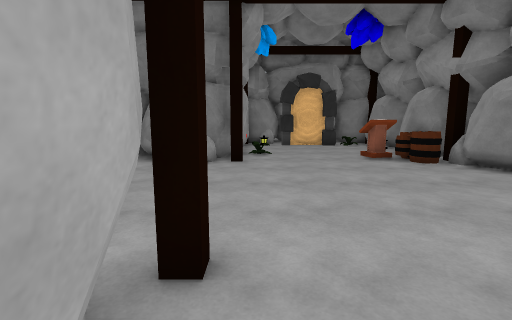
[1] (above)

13 first-person views from a walk through a scene from a Unity 3-D project. The camera is 1.4 m above the floor, tilts 8° down and sees 85° across. The floor is counted in squares, 1 m on a side. Each view is taken from the middle of a square. On the plan, view 1 faces up. The plan holds only what a view shows up to about 14 squares ahead; the rest is blank. The place goes on beyond the plan. The player character is not drawn.

[2]
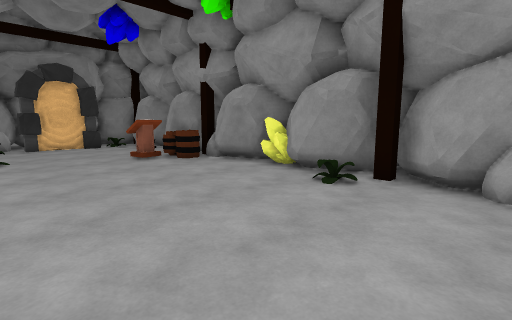

[3]
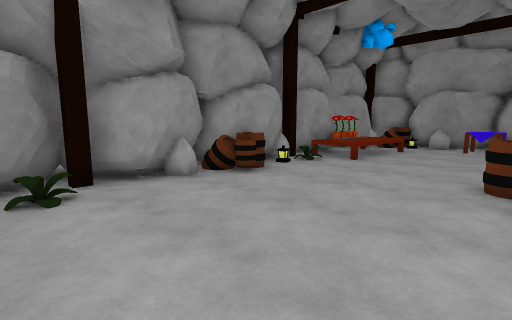

[4]
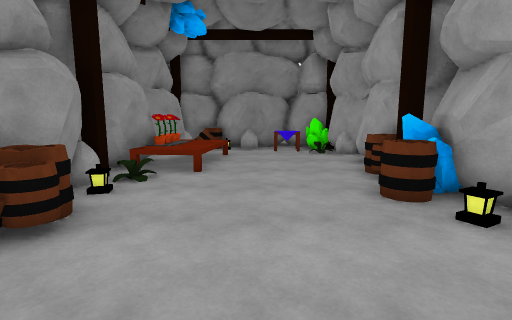

[5]
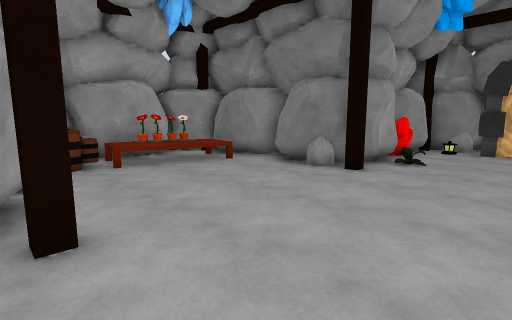

[6]
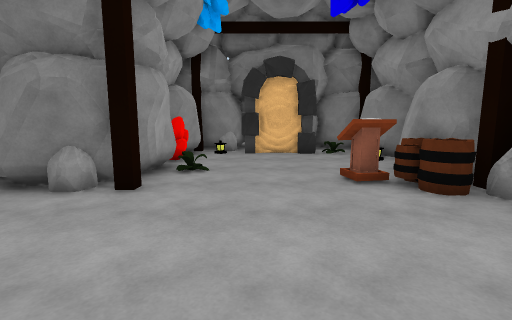

[7]
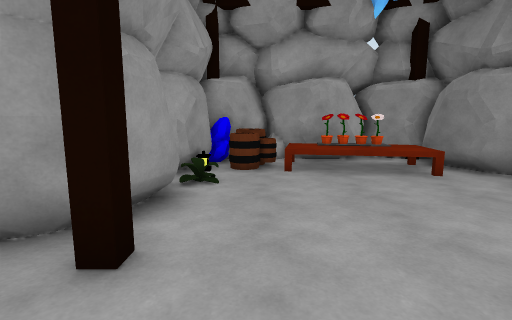

[8]
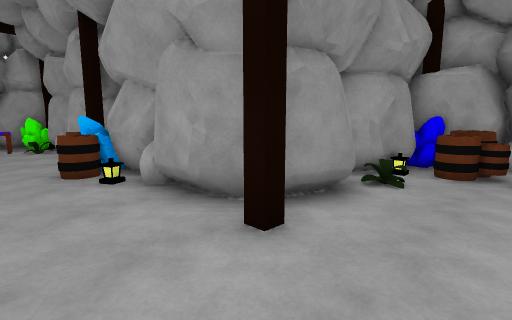

[9]
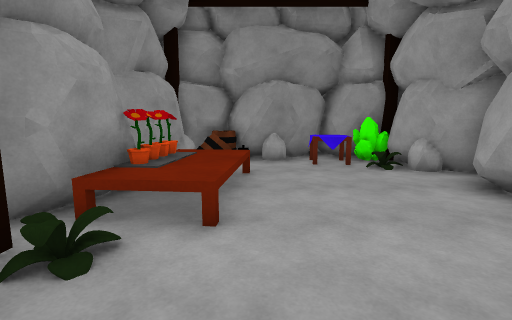

[10]
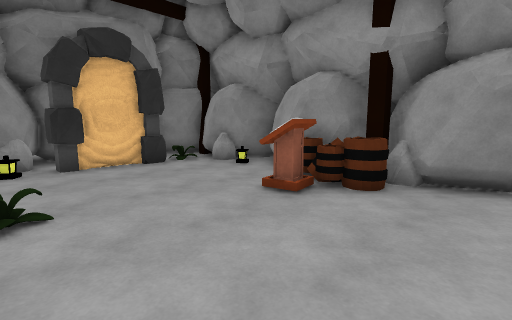

[11]
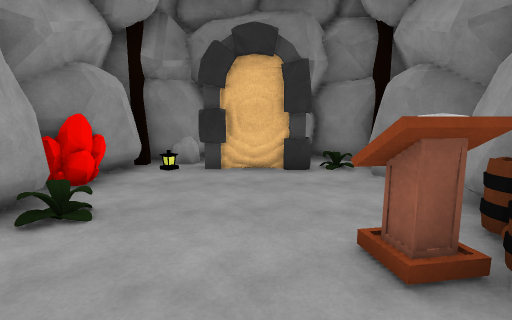

[12]
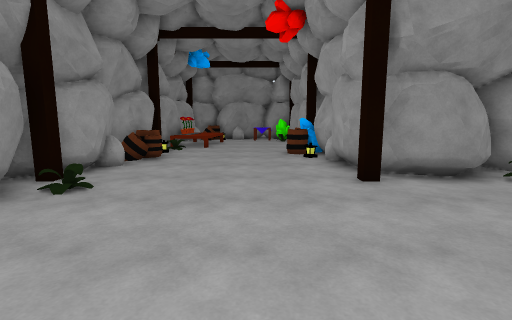

[13]
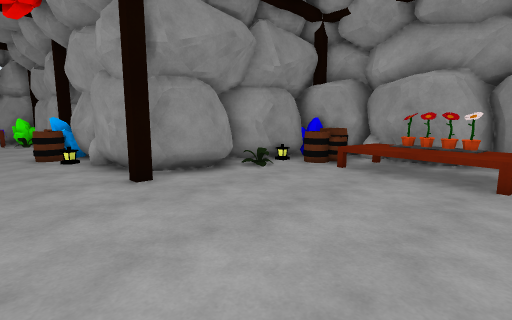

### Floor plan
Key: @ floor where view 1 was taken; # wall or solid block; . floor; = window, fence, low wall or low ledge; ^ raised ledge; O other object.
Columns run from 8 left of view 1 to 7 right of it. Each row starts with its distance up from view 1.
 18              ##
 17        ##### .#
 16        #..O#OO##
 15        #......##
 14        #.......#
 13        #.......#
 12        #O.....##
 11        #....OOO#
 10 ########....OOO#
  9 #^^..##.......O#
  8 ##^^...........#
  7 ##^^...........#
  6 #^^............#
  5 #O^............#
  4 #OO............#
  3 ##O.O.........O#
  2 ########.......#
  1        #.......#
  0        #@.....=#
 -1        #......O#
 -2        #......O#
 -3        #OO.....#
 -4        ##......#
 -5        #O.....O#
 -6        #O....^^#
 -7        #.....^O#
 -8        #....^^##
 -9        #....^^^#
-10        #O.....##
-11        #.^^..OO#
-12        ##^^#####
-13          ####

Positions as (right, up) in squares from view 1, and headings:
1: (0, 0), facing up
2: (0, 0), facing up-right
3: (0, 4), facing down-right
4: (3, 2), facing down
5: (3, 2), facing up-left
6: (2, 4), facing up
7: (2, 4), facing left
8: (2, 5), facing down-left
9: (4, -2), facing down
10: (0, 7), facing up-right
11: (3, 8), facing up
12: (2, 9), facing down
13: (2, 9), facing down-left
